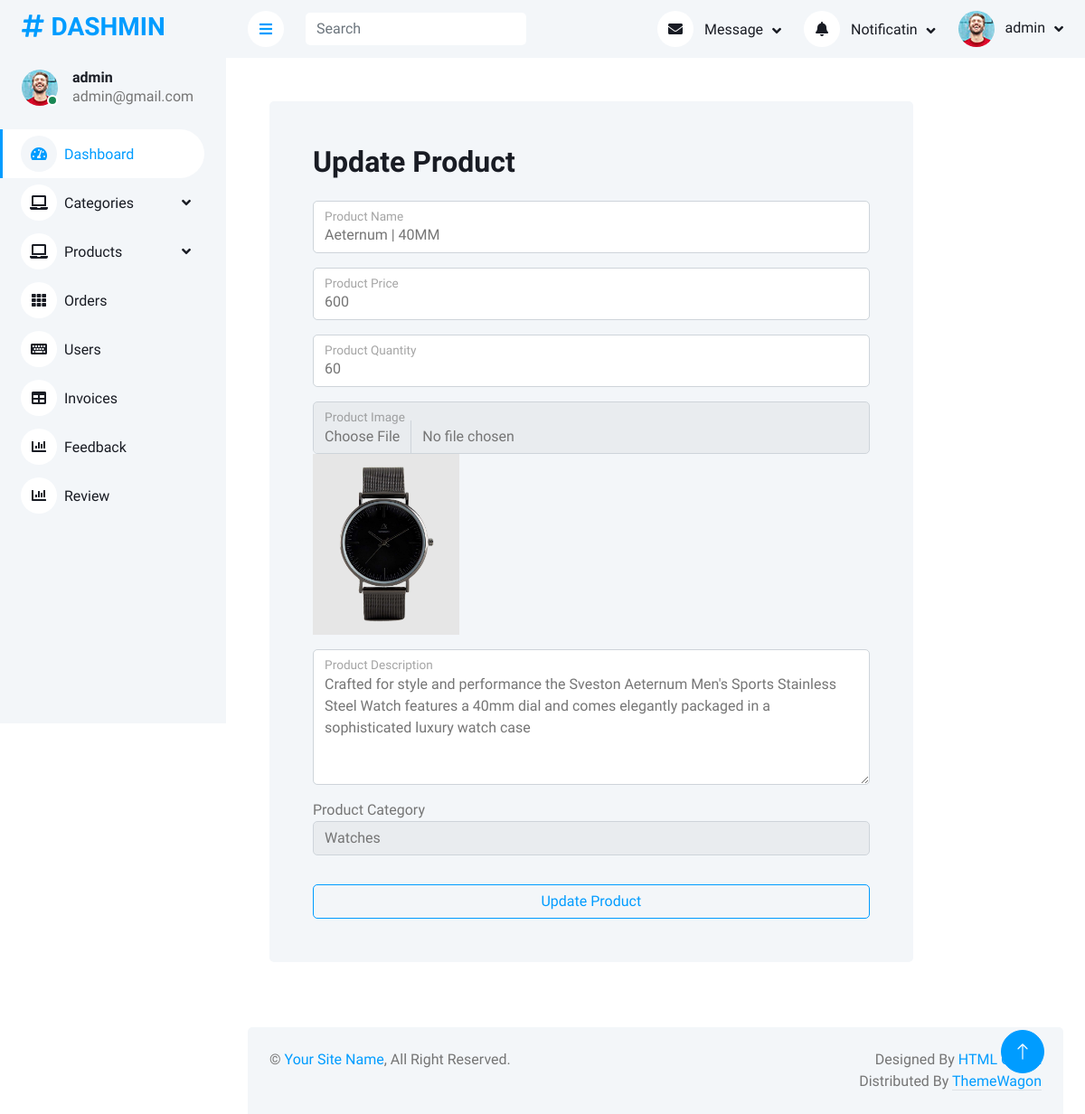
The app's page /adminPanel/editProduct.php?productID=2 (signed in) with its own data.
### tables this page shows
CREATE TABLE `products` (
  `id` int(11) NOT NULL,
  `name` varchar(50) NOT NULL,
  `des` varchar(500) NOT NULL,
  `price` int(11) NOT NULL,
  `qty` int(11) NOT NULL,
  `image` varchar(500) NOT NULL,
  `c_id` int(11) NOT NULL
);

CREATE TABLE `categories` (
  `id` int(11) NOT NULL,
  `name` varchar(200) NOT NULL,
  `image` varchar(500) NOT NULL,
  `description` varchar(500) NOT NULL
);

### adminPanel/editProduct.php (the view, shortened to what this page needs)
<?php
include("php/query.php");
include('components/header.php');
if (isset($_GET["productID"])) {
    $productID = $_GET["productID"];
    $query = $pdo->prepare("SELECT products.*, categories.name AS cName, categories.id AS cid
                            FROM products
                            INNER JOIN categories ON products.c_id = categories.id
                            WHERE products.id = :pId");
    $query->bindParam(":pId", $productID);
    $query->execute();
    $product = $query->fetch(PDO::FETCH_ASSOC);
}
?>
<div class="container p-5">
    <div class="col-sm-12 col-xl-10">
        <div class="bg-light rounded h-100 p-5">
            <h2 class="mb-4">Update Product</h2>
            <form action="" method="post" enctype="multipart/form-data">
                <div class="form-floating mb-3">
                    <input value="<?php echo $product["name"]; ?>" name="pName" type="text" class="form-control" id="floatingName" placeholder="Enter product name">
                    <label for="floatingName">Product Name</label>
                </div>
                <div class="form-floating mb-3">
                    <input value="<?php echo $product["price"]; ?>" name="pPrice" type="text" class="form-control" id="floatingPrice" placeholder="Enter price">
                    <label for="floatingPrice">Product Price</label>
                </div>
                <div class="form-floating mb-3">
                    <input value="<?php echo $product["qty"]; ?>" name="pQty" type="text" class="form-control" id="floatingQty" placeholder="Enter quantity">
                    <label for="floatingQty">Product Quantity</label>
                </div>
                <div class="form-floating mb-3">
                    <input name="pImage" type="file" class="form-control" id="floatingImage" placeholder="Image">
                    <img height="200px" src="images/<?php echo $product["image"]; ?>" alt="Current Image">
                    <label for="floatingImage">Product Image</label>
                </div>
                <div class="form-floating mb-3">
                    <textarea name="pDes" class="form-control" placeholder="Enter description" id="floatingDes" style="height: 150px;"><?php echo $product["des"]; ?></textarea>
                    <label for="floatingDes">Product Description</label>
                </div>
                <div class="form-group mb-3">
                    <label for="CID">Product Category</label>
                    <select name="c_id" class="form-control" id="">
                        <option value="<?php echo $product["c_id"]; ?>"><?php echo $product["cName"]; ?></option>
                    </select>
                </div>
                <button name="updateProduct" class="btn btn-outline-primary w-100 mt-3">Update Product</button>
            </form>
        </div>
    </div>
</div>
<?php include('components/footer.php'); ?>

### adminPanel/css/style.css (style rules this page uses)
:root { --primary: #009CFF; --light: #F3F6F9; --dark: #191C24; }
.btn { transition: .5s; }

### records on screen
products: pName "Aeternum | 40MM", pPrice "600", pQty "60", image (picture), pDes "Crafted for style and performance the Sveston Aeternum Men's Sports Stainless Steel Watch features a 40mm dial and comes elegantly packaged in a sophisticated luxury watch case", c_id "Watches"

### other values on screen
$_SESSION['adminName'] "admin"
$_SESSION['adminEmail'] "admin@gmail.com"
